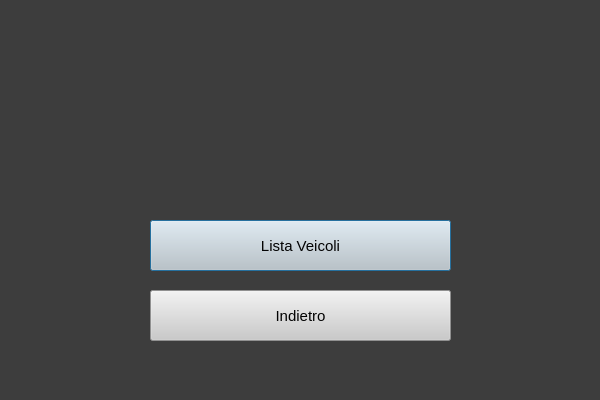
<?xml version="1.0" encoding="UTF-8"?>
<ui version="4.0">
 <class>Cliente</class>
 <widget class="QDialog" name="Cliente">
  <property name="geometry">
   <rect>
    <x>0</x>
    <y>0</y>
    <width>600</width>
    <height>400</height>
   </rect>
  </property>
  <property name="windowTitle">
   <string>Dialog</string>
  </property>
  <property name="styleSheet">
   <string notr="true">background-color: rgb(61, 61, 61);</string>
  </property>
  <widget class="QPushButton" name="lista_veicoli_button">
   <property name="geometry">
    <rect>
     <x>150</x>
     <y>220</y>
     <width>301</width>
     <height>51</height>
    </rect>
   </property>
   <property name="font">
    <font>
     <pointsize>11</pointsize>
    </font>
   </property>
   <property name="cursor">
    <cursorShape>PointingHandCursor</cursorShape>
   </property>
   <property name="styleSheet">
    <string notr="true">color:rgb(3, 3, 3); background-color: rgb(202, 202, 202);</string>
   </property>
   <property name="text">
    <string>Lista Veicoli</string>
   </property>
  </widget>
  <widget class="QPushButton" name="back_button">
   <property name="geometry">
    <rect>
     <x>150</x>
     <y>290</y>
     <width>301</width>
     <height>51</height>
    </rect>
   </property>
   <property name="font">
    <font>
     <pointsize>11</pointsize>
    </font>
   </property>
   <property name="cursor">
    <cursorShape>PointingHandCursor</cursorShape>
   </property>
   <property name="styleSheet">
    <string notr="true">color:rgb(3, 3, 3); background-color: rgb(202, 202, 202);</string>
   </property>
   <property name="text">
    <string>Indietro</string>
   </property>
  </widget>
 </widget>
 <resources/>
 <connections/>
</ui>
